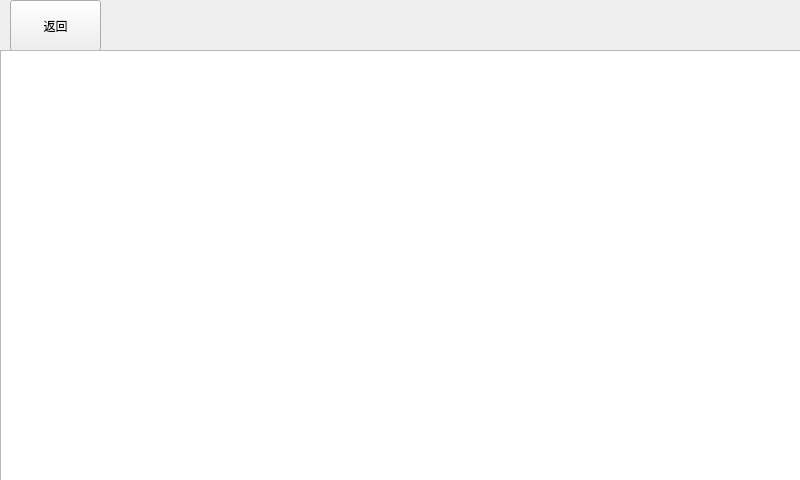
<?xml version="1.0" encoding="UTF-8"?>
<ui version="4.0">
 <class>Photoalbum</class>
 <widget class="QWidget" name="Photoalbum">
  <property name="geometry">
   <rect>
    <x>0</x>
    <y>0</y>
    <width>800</width>
    <height>480</height>
   </rect>
  </property>
  <property name="windowTitle">
   <string>Form</string>
  </property>
  <widget class="QPushButton" name="back_PH">
   <property name="geometry">
    <rect>
     <x>10</x>
     <y>0</y>
     <width>91</width>
     <height>51</height>
    </rect>
   </property>
   <property name="text">
    <string>返回</string>
   </property>
  </widget>
  <widget class="QListWidget" name="listPhoto">
   <property name="geometry">
    <rect>
     <x>0</x>
     <y>50</y>
     <width>801</width>
     <height>431</height>
    </rect>
   </property>
  </widget>
 </widget>
 <resources/>
 <connections/>
</ui>
